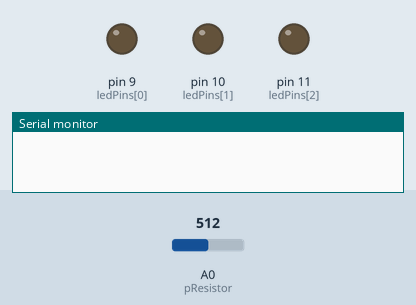
The sketch below on a simulated Arduino Uno, built with avr-gcc and run on an emulated ATmega328P. On the bench: output pins drawn as LEDs (lit = HIGH), the last lines printed to the serial monitor. The test bench sets the inputs (shaded band); at power-on: A0 (pResistor) = 512.

Above: at 0.1 s.
At 6.1 s:
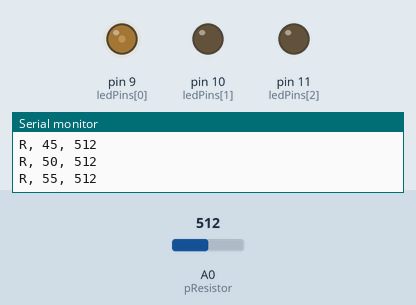
At 12.6 s:
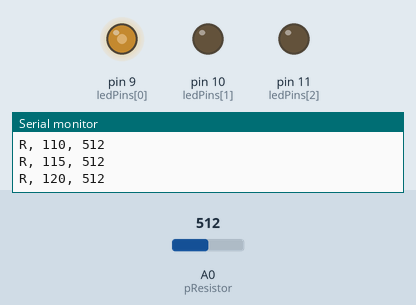
At 25.6 s:
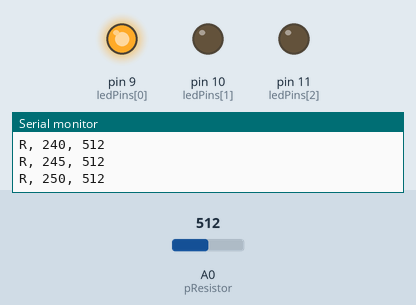
Timing chart, 0 to 40.0 s (numbered marks = the images above):
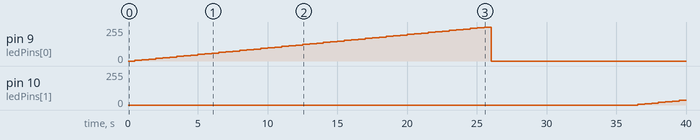

Measured:
- by itself, pin 9 (ledPins[0]): rises from 0/255 to 255/255 in 25.0 s, then falls to 0/255 in 0.50 s
- by itself, pin 10 (ledPins[1]): moves from 0/255 to 35/255 over 3.0 s

The sketch:

photosensor.ino
```cpp
// Functionaliy _____________________________________________________________________________
// Incrementally change the light intensity of each RGB LED lead from 0 to 255 in 5 unit increments.
// Capture a photoresistor data point at each increment indicating the LED lead (e.g. “R”),
// the intensity value (e.g. “100”), and the photoresistor datapoint (e.g. “405”)
// Author: A. D'Angelo      Oct 28, 2023
//________________________________________________________________________________________
// Constants
const byte ledPins[3] = {9, 10, 11}; // LED at digital pins 9, 10 and 11 are all PWM compitable
const int pResistor = A0; // Photocell at analog pin A0
const char rgb[3] = {'R', 'G', 'B'}; // Characters for use in output data

// Variables
int pValue = 0; // Photocell value 0-1023
int pNum = 0; // LED pin index from rgb[] array

void setup() { // Setup serial port and pin operation modes
    Serial.begin(115200);
    pinMode(pResistor, INPUT);
    for(int i = 0; i <= 2; i++){
        pinMode(ledPins[i], OUTPUT);
    }
}

void loop() { // Cycle through each color, increment intensity by 0-255 by 5 units
  for(int i = 0; i <= 255; i = i + 5){
        analogWrite(ledPins[pNum], i);
        delay(500);
        pValue = analogRead(pResistor);
        // Output color, index and photocell value to serial port (.csv format)
        Serial.print(rgb[pNum]);
        Serial.print(", ");
        Serial.print(i);
        Serial.print(", ");
        Serial.println(pValue);
    }
    // Set back to off state and begin next color cycle
    analogWrite(ledPins[pNum], 0);
    delay(10000);
    pNum = pNum==2? 0 : pNum + 1;
}
```
